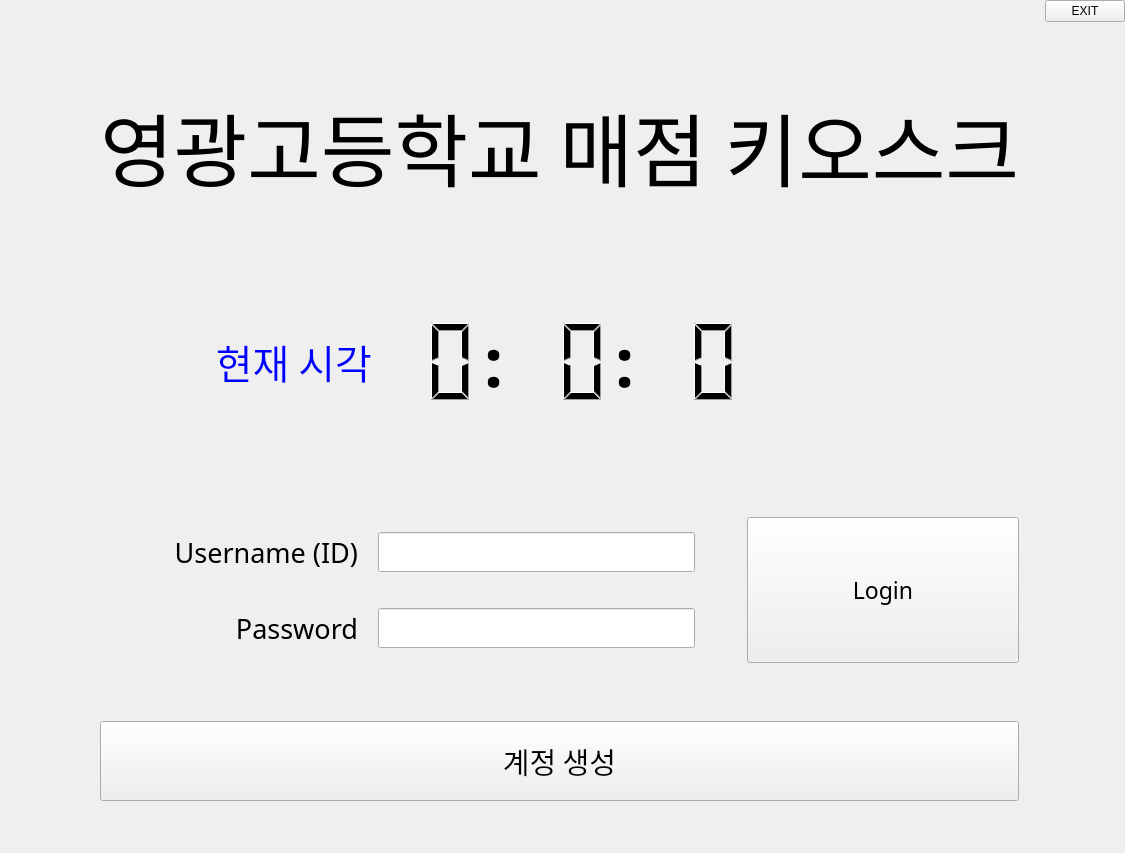
<?xml version="1.0" encoding="UTF-8"?>
<ui version="4.0">
 <class>MainWindow</class>
 <widget class="QMainWindow" name="MainWindow">
  <property name="windowModality">
   <enum>Qt::ApplicationModal</enum>
  </property>
  <property name="geometry">
   <rect>
    <x>0</x>
    <y>0</y>
    <width>1125</width>
    <height>853</height>
   </rect>
  </property>
  <property name="windowTitle">
   <string>YKHS Cafeteria KIOSK (alpha v1.0 / Last Updated 22.01.03)</string>
  </property>
  <widget class="QWidget" name="centralwidget">
   <layout class="QGridLayout" name="gridLayout_2">
    <property name="leftMargin">
     <number>0</number>
    </property>
    <property name="topMargin">
     <number>0</number>
    </property>
    <property name="rightMargin">
     <number>0</number>
    </property>
    <property name="bottomMargin">
     <number>0</number>
    </property>
    <property name="spacing">
     <number>6</number>
    </property>
    <item row="0" column="0">
     <layout class="QGridLayout" name="gridLayout" columnstretch="0,0,0,0,0,0,0">
      <property name="sizeConstraint">
       <enum>QLayout::SetDefaultConstraint</enum>
      </property>
      <property name="leftMargin">
       <number>0</number>
      </property>
      <property name="topMargin">
       <number>0</number>
      </property>
      <property name="rightMargin">
       <number>0</number>
      </property>
      <property name="bottomMargin">
       <number>0</number>
      </property>
      <property name="horizontalSpacing">
       <number>6</number>
      </property>
      <item row="9" column="0">
       <spacer name="blank_0_8">
        <property name="orientation">
         <enum>Qt::Vertical</enum>
        </property>
        <property name="sizeType">
         <enum>QSizePolicy::MinimumExpanding</enum>
        </property>
        <property name="sizeHint" stdset="0">
         <size>
          <width>20</width>
          <height>40</height>
         </size>
        </property>
       </spacer>
      </item>
      <item row="0" column="6" alignment="Qt::AlignRight">
       <widget class="QPushButton" name="ExitBtn">
        <property name="sizePolicy">
         <sizepolicy hsizetype="Fixed" vsizetype="Fixed">
          <horstretch>0</horstretch>
          <verstretch>0</verstretch>
         </sizepolicy>
        </property>
        <property name="cursor">
         <cursorShape>PointingHandCursor</cursorShape>
        </property>
        <property name="text">
         <string>EXIT</string>
        </property>
       </widget>
      </item>
      <item row="0" column="5">
       <spacer name="blank_5_0">
        <property name="orientation">
         <enum>Qt::Horizontal</enum>
        </property>
        <property name="sizeHint" stdset="0">
         <size>
          <width>40</width>
          <height>20</height>
         </size>
        </property>
       </spacer>
      </item>
      <item row="5" column="1">
       <widget class="QLabel" name="usernameLabel">
        <property name="font">
         <font>
          <family>맑은 고딕</family>
          <pointsize>20</pointsize>
         </font>
        </property>
        <property name="text">
         <string>Username (ID)  </string>
        </property>
        <property name="alignment">
         <set>Qt::AlignRight|Qt::AlignTrailing|Qt::AlignVCenter</set>
        </property>
        <property name="margin">
         <number>20</number>
        </property>
       </widget>
      </item>
      <item row="0" column="0">
       <spacer name="blank_0_0">
        <property name="orientation">
         <enum>Qt::Horizontal</enum>
        </property>
        <property name="sizeHint" stdset="0">
         <size>
          <width>40</width>
          <height>20</height>
         </size>
        </property>
       </spacer>
      </item>
      <item row="0" column="1">
       <spacer name="blank_1_0">
        <property name="orientation">
         <enum>Qt::Horizontal</enum>
        </property>
        <property name="sizeHint" stdset="0">
         <size>
          <width>40</width>
          <height>20</height>
         </size>
        </property>
       </spacer>
      </item>
      <item row="0" column="3">
       <spacer name="blank_3_0">
        <property name="orientation">
         <enum>Qt::Horizontal</enum>
        </property>
        <property name="sizeHint" stdset="0">
         <size>
          <width>40</width>
          <height>20</height>
         </size>
        </property>
       </spacer>
      </item>
      <item row="1" column="0">
       <spacer name="blank_0_1">
        <property name="orientation">
         <enum>Qt::Vertical</enum>
        </property>
        <property name="sizeType">
         <enum>QSizePolicy::Fixed</enum>
        </property>
        <property name="sizeHint" stdset="0">
         <size>
          <width>20</width>
          <height>60</height>
         </size>
        </property>
       </spacer>
      </item>
      <item row="2" column="1" colspan="5">
       <widget class="QLabel" name="title">
        <property name="font">
         <font>
          <family>맑은 고딕</family>
          <pointsize>60</pointsize>
         </font>
        </property>
        <property name="text">
         <string>영광고등학교 매점 키오스크</string>
        </property>
        <property name="alignment">
         <set>Qt::AlignCenter</set>
        </property>
       </widget>
      </item>
      <item row="5" column="0">
       <spacer name="blank_0_4">
        <property name="orientation">
         <enum>Qt::Vertical</enum>
        </property>
        <property name="sizeType">
         <enum>QSizePolicy::Fixed</enum>
        </property>
        <property name="sizeHint" stdset="0">
         <size>
          <width>20</width>
          <height>70</height>
         </size>
        </property>
       </spacer>
      </item>
      <item row="0" column="4">
       <spacer name="blank_4_0">
        <property name="orientation">
         <enum>Qt::Horizontal</enum>
        </property>
        <property name="sizeType">
         <enum>QSizePolicy::Fixed</enum>
        </property>
        <property name="sizeHint" stdset="0">
         <size>
          <width>40</width>
          <height>20</height>
         </size>
        </property>
       </spacer>
      </item>
      <item row="6" column="0">
       <spacer name="blank_0_5">
        <property name="orientation">
         <enum>Qt::Vertical</enum>
        </property>
        <property name="sizeType">
         <enum>QSizePolicy::Fixed</enum>
        </property>
        <property name="sizeHint" stdset="0">
         <size>
          <width>20</width>
          <height>70</height>
         </size>
        </property>
       </spacer>
      </item>
      <item row="3" column="0">
       <spacer name="blank_0_3">
        <property name="orientation">
         <enum>Qt::Vertical</enum>
        </property>
        <property name="sizeType">
         <enum>QSizePolicy::Fixed</enum>
        </property>
        <property name="sizeHint" stdset="0">
         <size>
          <width>20</width>
          <height>300</height>
         </size>
        </property>
       </spacer>
      </item>
      <item row="3" column="1">
       <widget class="QLabel" name="Time">
        <property name="palette">
         <palette>
          <active>
           <colorrole role="WindowText">
            <brush brushstyle="SolidPattern">
             <color alpha="255">
              <red>0</red>
              <green>0</green>
              <blue>255</blue>
             </color>
            </brush>
           </colorrole>
          </active>
          <inactive>
           <colorrole role="WindowText">
            <brush brushstyle="SolidPattern">
             <color alpha="255">
              <red>0</red>
              <green>0</green>
              <blue>255</blue>
             </color>
            </brush>
           </colorrole>
          </inactive>
          <disabled>
           <colorrole role="WindowText">
            <brush brushstyle="SolidPattern">
             <color alpha="255">
              <red>120</red>
              <green>120</green>
              <blue>120</blue>
             </color>
            </brush>
           </colorrole>
          </disabled>
         </palette>
        </property>
        <property name="font">
         <font>
          <family>맑은 고딕</family>
          <pointsize>30</pointsize>
         </font>
        </property>
        <property name="text">
         <string>현재 시각</string>
        </property>
        <property name="alignment">
         <set>Qt::AlignRight|Qt::AlignTrailing|Qt::AlignVCenter</set>
        </property>
        <property name="margin">
         <number>20</number>
        </property>
       </widget>
      </item>
      <item row="6" column="1">
       <widget class="QLabel" name="passwdLabel">
        <property name="font">
         <font>
          <family>맑은 고딕</family>
          <pointsize>20</pointsize>
          <weight>50</weight>
          <bold>false</bold>
         </font>
        </property>
        <property name="text">
         <string>Password  </string>
        </property>
        <property name="alignment">
         <set>Qt::AlignRight|Qt::AlignTrailing|Qt::AlignVCenter</set>
        </property>
        <property name="margin">
         <number>20</number>
        </property>
       </widget>
      </item>
      <item row="5" column="5" rowspan="2">
       <widget class="QPushButton" name="loginBtn">
        <property name="sizePolicy">
         <sizepolicy hsizetype="Minimum" vsizetype="MinimumExpanding">
          <horstretch>0</horstretch>
          <verstretch>0</verstretch>
         </sizepolicy>
        </property>
        <property name="font">
         <font>
          <family>맑은 고딕</family>
          <pointsize>17</pointsize>
          <stylestrategy>PreferDefault</stylestrategy>
         </font>
        </property>
        <property name="cursor">
         <cursorShape>PointingHandCursor</cursorShape>
        </property>
        <property name="layoutDirection">
         <enum>Qt::LeftToRight</enum>
        </property>
        <property name="text">
         <string>Login</string>
        </property>
       </widget>
      </item>
      <item row="1" column="6">
       <spacer name="blank_4_1">
        <property name="orientation">
         <enum>Qt::Horizontal</enum>
        </property>
        <property name="sizeHint" stdset="0">
         <size>
          <width>30</width>
          <height>20</height>
         </size>
        </property>
       </spacer>
      </item>
      <item row="0" column="2">
       <spacer name="blank_2_0">
        <property name="orientation">
         <enum>Qt::Horizontal</enum>
        </property>
        <property name="sizeType">
         <enum>QSizePolicy::Fixed</enum>
        </property>
        <property name="sizeHint" stdset="0">
         <size>
          <width>40</width>
          <height>20</height>
         </size>
        </property>
       </spacer>
      </item>
      <item row="2" column="0">
       <spacer name="blank_0_2">
        <property name="orientation">
         <enum>Qt::Vertical</enum>
        </property>
        <property name="sizeHint" stdset="0">
         <size>
          <width>20</width>
          <height>40</height>
         </size>
        </property>
       </spacer>
      </item>
      <item row="8" column="0">
       <spacer name="blank_0_7">
        <property name="orientation">
         <enum>Qt::Vertical</enum>
        </property>
        <property name="sizeType">
         <enum>QSizePolicy::Fixed</enum>
        </property>
        <property name="sizeHint" stdset="0">
         <size>
          <width>20</width>
          <height>80</height>
         </size>
        </property>
       </spacer>
      </item>
      <item row="6" column="2" colspan="2">
       <widget class="QLineEdit" name="passwdEntry">
        <property name="minimumSize">
         <size>
          <width>0</width>
          <height>40</height>
         </size>
        </property>
        <property name="font">
         <font>
          <family>맑은 고딕</family>
          <pointsize>13</pointsize>
         </font>
        </property>
        <property name="echoMode">
         <enum>QLineEdit::Password</enum>
        </property>
       </widget>
      </item>
      <item row="7" column="0">
       <spacer name="blank_0_6">
        <property name="orientation">
         <enum>Qt::Vertical</enum>
        </property>
        <property name="sizeType">
         <enum>QSizePolicy::MinimumExpanding</enum>
        </property>
        <property name="sizeHint" stdset="0">
         <size>
          <width>20</width>
          <height>40</height>
         </size>
        </property>
       </spacer>
      </item>
      <item row="5" column="2" colspan="2">
       <widget class="QLineEdit" name="usernameEntry">
        <property name="sizePolicy">
         <sizepolicy hsizetype="Expanding" vsizetype="Fixed">
          <horstretch>0</horstretch>
          <verstretch>0</verstretch>
         </sizepolicy>
        </property>
        <property name="minimumSize">
         <size>
          <width>0</width>
          <height>40</height>
         </size>
        </property>
        <property name="font">
         <font>
          <family>맑은 고딕</family>
          <pointsize>13</pointsize>
         </font>
        </property>
       </widget>
      </item>
      <item row="3" column="2" colspan="3">
       <layout class="QHBoxLayout" name="Clock">
        <item>
         <widget class="QLCDNumber" name="Hour">
          <property name="frameShape">
           <enum>QFrame::NoFrame</enum>
          </property>
          <property name="smallDecimalPoint">
           <bool>false</bool>
          </property>
          <property name="digitCount">
           <number>2</number>
          </property>
          <property name="mode">
           <enum>QLCDNumber::Dec</enum>
          </property>
          <property name="segmentStyle">
           <enum>QLCDNumber::Filled</enum>
          </property>
         </widget>
        </item>
        <item>
         <widget class="QLabel" name="label">
          <property name="sizePolicy">
           <sizepolicy hsizetype="Fixed" vsizetype="Preferred">
            <horstretch>0</horstretch>
            <verstretch>0</verstretch>
           </sizepolicy>
          </property>
          <property name="font">
           <font>
            <family>맑은 고딕</family>
            <pointsize>50</pointsize>
            <weight>75</weight>
            <bold>true</bold>
           </font>
          </property>
          <property name="text">
           <string>:</string>
          </property>
         </widget>
        </item>
        <item>
         <widget class="QLCDNumber" name="Minute">
          <property name="frameShape">
           <enum>QFrame::NoFrame</enum>
          </property>
          <property name="frameShadow">
           <enum>QFrame::Raised</enum>
          </property>
          <property name="smallDecimalPoint">
           <bool>false</bool>
          </property>
          <property name="digitCount">
           <number>2</number>
          </property>
          <property name="mode">
           <enum>QLCDNumber::Dec</enum>
          </property>
          <property name="segmentStyle">
           <enum>QLCDNumber::Filled</enum>
          </property>
          <property name="intValue" stdset="0">
           <number>0</number>
          </property>
         </widget>
        </item>
        <item>
         <widget class="QLabel" name="label_2">
          <property name="sizePolicy">
           <sizepolicy hsizetype="Fixed" vsizetype="Preferred">
            <horstretch>0</horstretch>
            <verstretch>0</verstretch>
           </sizepolicy>
          </property>
          <property name="font">
           <font>
            <family>맑은 고딕</family>
            <pointsize>50</pointsize>
            <weight>75</weight>
            <bold>true</bold>
           </font>
          </property>
          <property name="text">
           <string>:</string>
          </property>
         </widget>
        </item>
        <item>
         <widget class="QLCDNumber" name="Second">
          <property name="frameShape">
           <enum>QFrame::NoFrame</enum>
          </property>
          <property name="smallDecimalPoint">
           <bool>false</bool>
          </property>
          <property name="digitCount">
           <number>2</number>
          </property>
          <property name="mode">
           <enum>QLCDNumber::Dec</enum>
          </property>
          <property name="segmentStyle">
           <enum>QLCDNumber::Filled</enum>
          </property>
         </widget>
        </item>
       </layout>
      </item>
      <item row="8" column="1" colspan="5">
       <widget class="QPushButton" name="RegisBtn">
        <property name="sizePolicy">
         <sizepolicy hsizetype="Minimum" vsizetype="Preferred">
          <horstretch>0</horstretch>
          <verstretch>0</verstretch>
         </sizepolicy>
        </property>
        <property name="font">
         <font>
          <family>맑은 고딕</family>
          <pointsize>22</pointsize>
          <weight>50</weight>
          <bold>false</bold>
         </font>
        </property>
        <property name="cursor">
         <cursorShape>PointingHandCursor</cursorShape>
        </property>
        <property name="text">
         <string>계정 생성</string>
        </property>
       </widget>
      </item>
     </layout>
    </item>
   </layout>
  </widget>
 </widget>
 <resources/>
 <connections/>
</ui>
